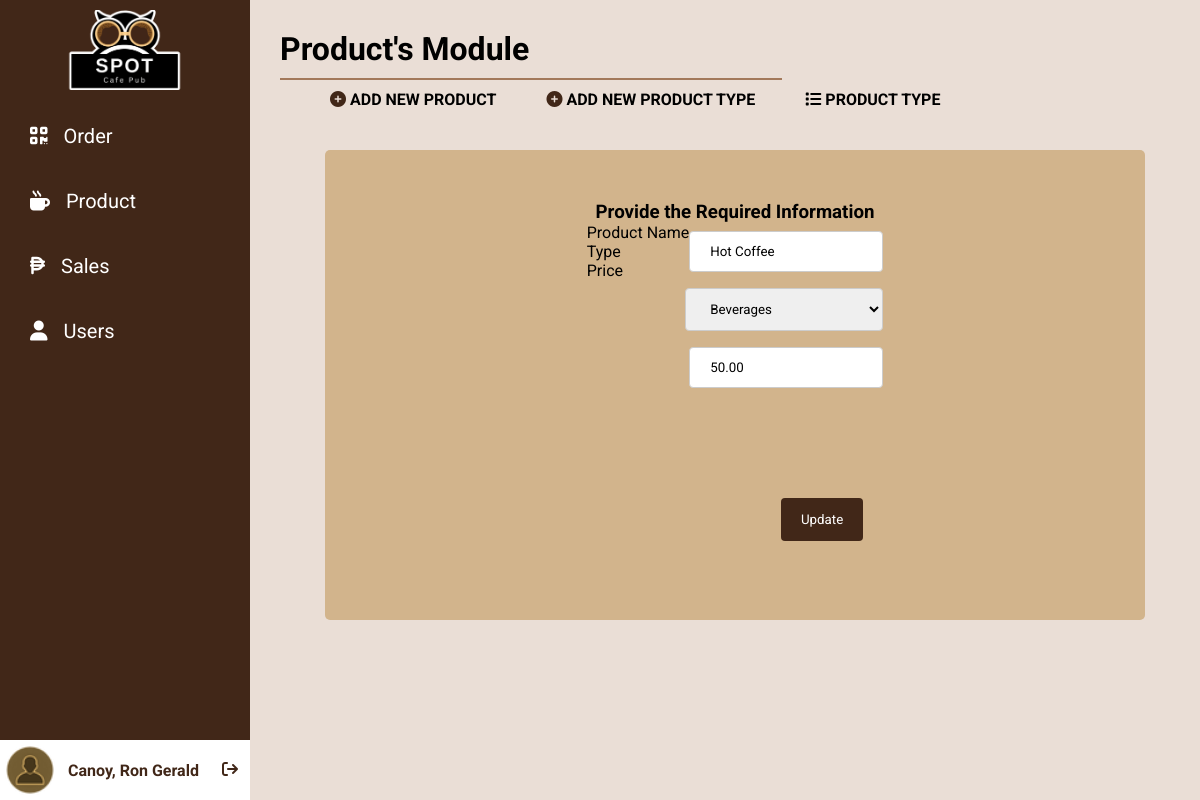
Page /index.php?page=products&action=view&id=10000034 (signed in) on the committed database.
### tables this page shows
CREATE TABLE `tbl_users` (
  `user_id` int(8) UNSIGNED NOT NULL,
  `user_lastname` varchar(180) NOT NULL DEFAULT '',
  `user_firstname` varchar(180) NOT NULL DEFAULT '',
  `user_email` varchar(180) NOT NULL DEFAULT '',
  `user_password` varchar(180) NOT NULL DEFAULT '',
  `user_date_added` date NOT NULL,
  `user_time_added` time NOT NULL,
  `user_date_updated` date NOT NULL,
  `user_time_updated` time NOT NULL,
  `user_status` int(1) NOT NULL DEFAULT 0,
  `user_token` varchar(255) NOT NULL DEFAULT '',
  `user_access` varchar(255) NOT NULL DEFAULT ''
);

CREATE TABLE `tbl_product` (
  `product_id` int(8) UNSIGNED NOT NULL,
  `product_name` varchar(180) NOT NULL DEFAULT '',
  `prod_type` varchar(255) NOT NULL DEFAULT '',
  `prod_price` decimal(8,2) NOT NULL DEFAULT 0.00,
  `product_date_added` date NOT NULL,
  `product_time_added` time NOT NULL,
  `product_date_updated` date NOT NULL,
  `product_time_updated` time NOT NULL
);

### classes/class.user.php (called while the page is built, shortened)
<?php
class User{
	private $DB_SERVER='localhost';
	private $DB_USERNAME='root';
	private $DB_PASSWORD='';
	private $DB_DATABASE='db_wbapp';
	private $conn;
	public function __construct(){
		$this->conn = new PDO("mysql:host=".$this->DB_SERVER.";dbname=".$this->DB_DATABASE,$this->DB_USERNAME,$this->DB_PASSWORD);
	}
	function get_user_id($email){
		$sql="SELECT user_id FROM tbl_users WHERE user_email = :email";
		$q = $this->conn->prepare($sql);
		$q->execute(['email' => $email]);
		$user_id = $q->fetchColumn();
		return $user_id;
	}
	function get_user_firstname($id){
		$sql="SELECT user_firstname FROM tbl_users WHERE user_id = :id";
		$q = $this->conn->prepare($sql);
		$q->execute(['id' => $id]);
		$user_firstname = $q->fetchColumn();
		return $user_firstname;
	}
	function get_user_lastname($id){
		$sql="SELECT user_lastname FROM tbl_users WHERE user_id = :id";
		$q = $this->conn->prepare($sql);
		$q->execute(['id' => $id]);
		$user_lastname = $q->fetchColumn();
		return $user_lastname;
	}
}

### classes/class.product.php (called while the page is built, shortened)
<?php
class Product{
	private $DB_SERVER='localhost';
	private $DB_USERNAME='root';
	private $DB_PASSWORD='';
	private $DB_DATABASE='db_wbapp';
	private $conn;
	public function __construct(){
		$this->conn = new PDO("mysql:host=".$this->DB_SERVER.";dbname=".$this->DB_DATABASE,$this->DB_USERNAME,$this->DB_PASSWORD);
	}
public function list_product_type(){
	$product = new Product();
	$sql="SELECT * FROM tbl_type";
	$q = $this->conn->query($sql) or die("failed!");
	while($r = $q->fetch(PDO::FETCH_ASSOC)){
	$data[]=$r;
	}
	if(empty($data)){
	   return false;
	}else{
		return $data;
	}
}
	function get_productname($id){
		$sql="SELECT product_name FROM tbl_product WHERE product_id = :id";
		$q = $this->conn->prepare($sql);
		$q->execute(['id' => $id]);
		$product_name = $q->fetchColumn();
		return $product_name;
	}
	function get_product_type($id){
		$sql="SELECT prod_type FROM tbl_product WHERE product_id = :id";
		$q = $this->conn->prepare($sql);
		$q->execute(['id' => $id]);
		$product_type = $q->fetchColumn();
		return $product_type;
	}
	function get_price($id){
		$sql="SELECT prod_price FROM tbl_product WHERE product_id = :id";
		$q = $this->conn->prepare($sql);
		$q->execute(['id' => $id]);
		$prod_price = $q->fetchColumn();
		return $prod_price;
	}
	}

### product-module/index.php (the view, shortened to what this page needs)
<h1>Product's Module</h1><hr>
<a class="btn-jsactive" onclick="document.getElementById('id02').style.display='block'"><i class="fa-solid fa-circle-plus"></i> ADD NEW PRODUCT</a>
<div class="btn-box">
<a class="btn-jsactive" onclick="document.getElementById('id01').style.display='block'"><i class="fa-solid fa-circle-plus"></i> ADD NEW PRODUCT TYPE</a>
<a href="index.php?page=products&action=type"><i class="fa-solid fa-list"></i> PRODUCT TYPE</a>
</div>
</div>
<div id="subcontent">
    <?php
      switch($action){
                case 'view':
                    require_once 'product-module/view-product.php';
                break;
            }
    ?>
  </div>

### index.php (shortened to what this page needs)
<?php
include_once 'classes/class.user.php';
$page = (isset($_GET['page']) && $_GET['page'] != '') ? $_GET['page'] : '';
$action = (isset($_GET['action']) && $_GET['action'] != '') ? $_GET['action'] : '';
$user = new User();
$user_id = $user->get_user_id($_SESSION['user_email']);
?>
<!DOCTYPE html>
<html lang="en" dir="ltr">
  <head>
<link rel="stylesheet" href="https://cdnjs.cloudflare.com/ajax/libs/font-awesome/6.3.0/css/all.min.css">
    <link rel="stylesheet" href="css/custom.css?<?php echo time();?>">
</head>
  <body>
    <div class="sidebar">
        <center>
    <img src="media/RECTANGLE.png" alt="Cafe Logo">
</center>
    <ul>
     <li><a href="index.php?page=orders"><i class="fa-solid fa-qrcode"></i>Order</a></li>
     <li><a href="index.php?page=products"><i class="fa-solid fa-mug-hot"></i>Product</a></li>
     <li><a href="index.php?page=sales"><i class="fa-solid fa-peso-sign"></i>Sales</a></li>
     <li><a href="index.php?page=users"><i class="fa-solid fa-user"></i>Users</a></li>
     </ul>
    <div class="navfoot">
<img src="media/avatar.png" alt="Avatar">
<div class="name">
  <?php echo $user->get_user_lastname($user_id).', '.$user->get_user_firstname($user_id);?> &nbsp; <a href="logout.php"><i class="fa-solid fa-arrow-right-from-bracket"></i></a>
</div>
</div>
   </div>
<div id="content">
<?php
      switch($page){
      case 'products':
          require_once 'product-module/index.php';
      break;
            }
    ?>
  </body>
</html>

### product-module/view-product.php (shortened to what this page needs)
<?php
require_once('classes/class.product.php');
$product = new Product();
?>
    <div id="form-block">
        <h3>Provide the Required Information</h3>
        <form method="POST" action="processes/process.product.php?&action=update_product">
        <div id="form-block-half">
            <li><label for="product_name">Product Name
            <input type="text" id="product_name" class="input" name="product_name" value="<?php echo $product->get_productname($id) ?? ''; ?>"></label></li>
            <li>
            <label for="ptype">Type</label>
            <select id="ptype" name="ptype">
            <option disbaled value="<?php echo $type_name;?>"><?php echo $product->get_product_type($id);?></option>
        </select></li>
            <li><label for="prod_price">Price</label>
<input type="text" id="prod_price" class="input" name="prod_price" value="<?php echo $product->get_price($id);?>" pattern="[0-9]+(\.[0-9]{1,2})?"></li>
        </div>
        <br/><br/><br/><br/><br/><br/><br/><br/><br/><br/>
        <div id="button-block">
        <input type="submit" value="Update">
        </div>
        </form>
    </div>

### css/custom.css (style rules this page uses)
* { list-style: none; text-decoration: none; margin:0; padding: 0; }
html { scroll-behavior: smooth; }
body { background-color: #eaded6; }
.sidebar { position: fixed; width: 250px; height: 100%; background: #412718; }
.sidebar ul a { display: block; height: 100%; width: 100%; line-height: 65px; font-size: 20px; color: white; padding-left: 30px; transition: .4s; }
.sidebar img { height: 80px; padding: 10px; }
.navfoot { position:absolute;bottom:0; display: flex; align-items: center; width: 250px; background-color: #FFFFFF; }
.navfoot img { height: 50px; float: left; padding: 5px; }
.sidebar ul a i { margin-right: 16px; }
#content { padding: 30px; margin-left:250px; position: fixed; height: 70px; width: 100%; z-index: 999; background-color:#eaded6; }
#content a { color: black; font-weight: bold; padding-left: 50px; float:left; }
hr { border: 1px solid #a3795b; margin: 10px 0; width: 500px; }
#subcontent { padding: 30px; padding-left: 300px; padding-top: 150px; display: flex; justify-content: center; align-items: center; }
.input, select { float:right; padding: 12px 20px; margin: 8px 0; border: 1px solid #ccc; border-radius: 4px; box-sizing: border-box; }
input[type=submit] { background-color: #412718; color: white; padding: 14px 20px; margin: 8px 0; border: none; border-radius: 4px; cursor: pointer; }
#form-block { border-radius: 5px; background-color: #d2b48c; padding: 10px; width: 800px; height: 450px; margin: 0 auto; display: flex; flex-direction: column; align-items: center; justify-content: center; }
#button-block { padding: 20px; text-align: right; }
.name { float: right; width: 170px; display: block; padding: 8px; color: #412718; font-weight:bolder; }
.fa-arrow-right-from-bracket { float: right; text-decoration: none; color: #412718; }
.fa-circle-plus { text-decoration: none; color: #412718; }
* { font-family: Roboto; }

### rows in the picture
tbl_users: $user->get_user_lastname($user_id) "Canoy", $user->get_user_firstname($user_id) "Ron Gerald"
tbl_product: product_name "Hot Coffee", ptype "Beverages", prod_price "50.00"
